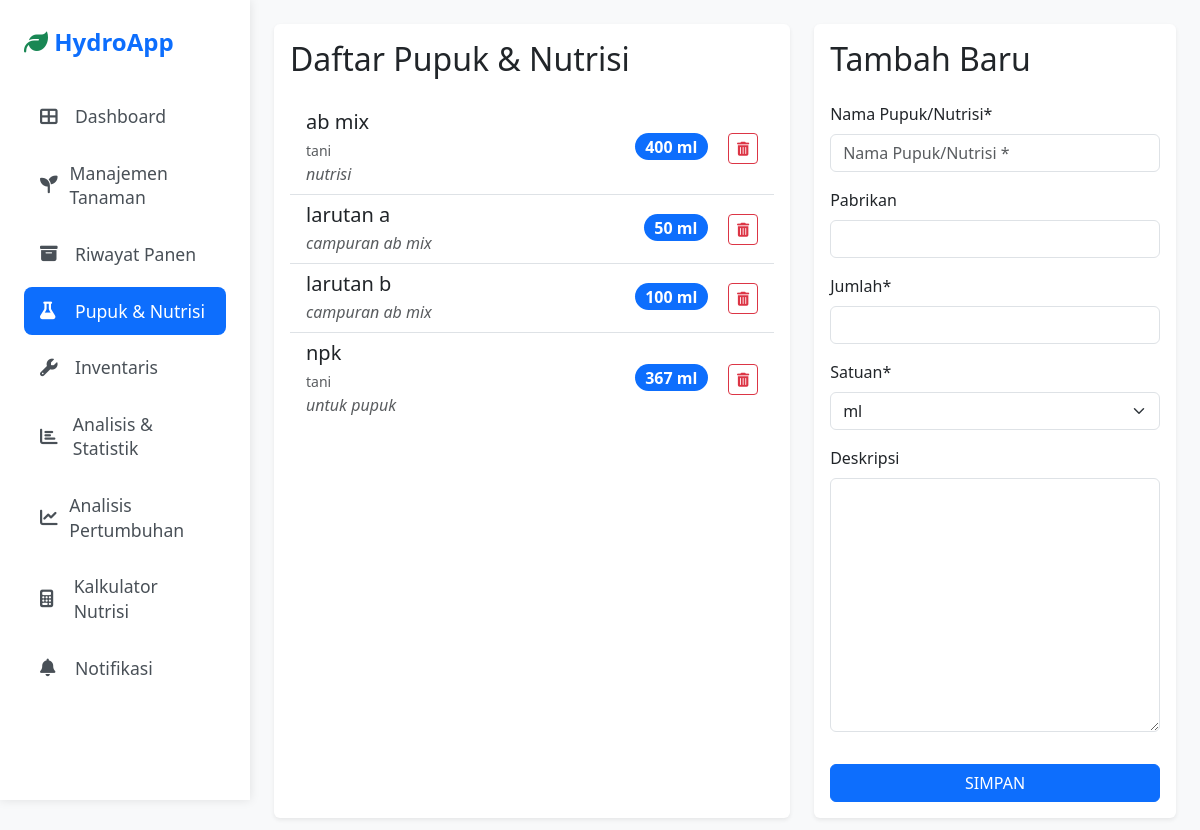
Page /pupuk-nutrisi/ on the committed database.
### hidroponik/models.py (models this page shows, shortened)
class PupukNutrisi(models.Model):
    UNIT_CHOICES = [
        ('ml', 'ml'),
        ('L', 'L'),
        ('gram', 'gram'),
        ('kg', 'kg'),
    ]
    nama = models.CharField(max_length=200, verbose_name="Nama Pupuk/Nutrisi")
    pabrikan = models.CharField(max_length=100, blank=True)
    jumlah = models.FloatField(verbose_name="Jumlah")
    satuan = models.CharField(max_length=5, choices=UNIT_CHOICES, default='ml')
    deskripsi = models.TextField(blank=True)
    tanggal_ditambahkan = models.DateTimeField(auto_now_add=True)

### hidroponik/views.py (the view)
# urls.py: path('pupuk-nutrisi/', views.manajemen_pupuk, name='manajemen_pupuk'),
def manajemen_pupuk(request):
    if request.method == 'POST':
        form = PupukNutrisiForm(request.POST)
        if form.is_valid():
            form.save()
            return redirect('manajemen_pupuk')
    form = PupukNutrisiForm()
    semua_pupuk = PupukNutrisi.objects.all().order_by('nama')
    context = {
        'form': form,
        'semua_pupuk': semua_pupuk
    }
    return render(request, 'hidroponik/manajemen_pupuk.html', context)

### hidroponik/forms.py
class PupukNutrisiForm(forms.ModelForm):
    class Meta:
        model = PupukNutrisi
        fields = ['nama', 'pabrikan', 'jumlah', 'satuan', 'deskripsi']
    def __init__(self, *args, **kwargs):
        super().__init__(*args, **kwargs)
        self.fields['nama'].widget.attrs['placeholder'] = 'Nama Pupuk/Nutrisi *'
        self.helper = FormHelper()
        self.helper.layout = Layout(
            'nama',
            'pabrikan',
            Row(
                Column('jumlah', css_class='form-group col-md-8 mb-0'),
                Column('satuan', css_class='form-group col-md-4 mb-0'),
                css_class='form-row'
            ),
            'deskripsi'
        )
        self.helper.form_show_labels = False # Sembunyikan label bawaan

### hidroponik/templates/hidroponik/manajemen_pupuk.html (shortened to what this page needs)
{% extends 'hidroponik/base.html' %}
{% load crispy_forms_tags %}
{% block content %}
<div class="row">
    <div class="col-lg-7">
        <div class="card shadow-sm border-0 h-100">
            <div class="card-body">
                <h2 class="card-title mb-4">Daftar Pupuk & Nutrisi</h2>
                <ul class="list-group list-group-flush">
                    {% for pupuk in semua_pupuk %}
                    <li class="list-group-item d-flex justify-content-between align-items-center">
                        <div>
                            <h5 class="mb-1">{{ pupuk.nama }}</h5>
                            <small class="text-muted">{{ pupuk.pabrikan|default_if_none:"" }}</small>
                            {% if pupuk.deskripsi %}
                                <p class="mb-0 text-muted fst-italic">{{ pupuk.deskripsi }}</p>
                            {% endif %}
                        </div>
                        <div>
                            <span class="badge bg-primary rounded-pill me-3 fs-6">
                                {{ pupuk.jumlah|floatformat:"-2" }} {{ pupuk.get_satuan_display }}
                            </span>
                            <form action="{% url 'hapus_pupuk' pupuk.pk %}" method="post" class="d-inline" onsubmit="return confirm('Hapus item ini?');">
                                <button type="submit" class="btn btn-sm btn-outline-danger">
                                    <i class="fas fa-trash-alt"></i>
                                </button>
                            </form>
                        </div>
                    </li>
                    {% empty %}
                    <li class="list-group-item text-center text-muted">Belum ada data pupuk atau nutrisi.</li>
                    {% endfor %}
                </ul>
            </div>
        </div>
    </div>
    <div class="col-lg-5">
        <div class="card shadow-sm border-0 h-100">
            <div class="card-body">
                <h2 class="card-title mb-4">Tambah Baru</h2>
                <form method="post">
                    {{ form|crispy }}
                    <div class="d-grid">
                        <button type="submit" class="btn btn-primary mt-3">SIMPAN</button>
                    </div>
                </form>
            </div>
        </div>
    </div>
</div>
{% endblock %}

### hidroponik/templates/hidroponik/base.html (style rules this page uses)
body { background-color: #f8f9fa; }

### rows in the picture
PupukNutrisi: nama "ab mix", pabrikan "tani", deskripsi "nutrisi", jumlah "400", satuan "ml"
PupukNutrisi: nama "larutan a", deskripsi "campuran ab mix", jumlah "50", satuan "ml"
PupukNutrisi: nama "larutan b", deskripsi "campuran ab mix", jumlah "100", satuan "ml"
PupukNutrisi: nama "npk", pabrikan "tani", deskripsi "untuk pupuk", jumlah "367", satuan "ml"
